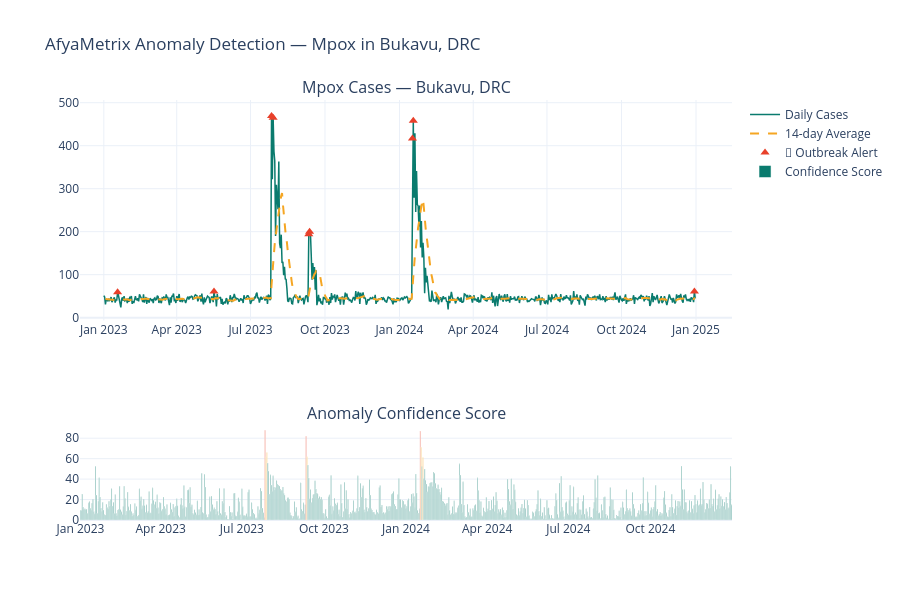

Notebook code cell kept with this figure:
### Code cell
# ========================================
# VIEW TOP ALERTS
# ========================================

# Show the most critical outbreak alerts
print("🚨 TOP 20 OUTBREAK ALERTS (Highest Confidence):\n")

top_alerts = df[df['outbreak_alert']].nlargest(20, 'anomaly_confidence')[
    ['date', 'country', 'region', 'disease', 'cases', 
     'rolling_mean_14d', 'zscore', 'if_score', 
     'anomaly_confidence', 'confidence_tier']
].reset_index(drop=True)

# Add a column showing how many times above normal this is
top_alerts['times_above_normal'] = (
    top_alerts['cases'] / top_alerts['rolling_mean_14d']
).round(1)

print(top_alerts.to_string())

# ========================================
# VISUALIZE ONE OUTBREAK
# ========================================

# Let's visualize the highest confidence alert to see what it looks like
top_alert = top_alerts.iloc[0]
country = top_alert['country']
region = top_alert['region']  
disease = top_alert['disease']

print(f"\n📈 Visualizing: {disease} in {region}, {country}")

# Filter data for just this combination
viz_data = df[
    (df['country'] == country) & 
    (df['region'] == region) & 
    (df['disease'] == disease)
].copy()

# Create the chart
fig = make_subplots(
    rows=2, cols=1,
    subplot_titles=[
        f'{disease} Cases — {region}, {country}',
        'Anomaly Confidence Score'
    ],
    row_heights=[0.7, 0.3]
)

# Main case count line
fig.add_trace(
    go.Scatter(
        x=viz_data['date'], 
        y=viz_data['cases'],
        mode='lines',
        name='Daily Cases',
        line=dict(color='#0A7B6E', width=1.5)
    ),
    row=1, col=1
)

# Rolling average line
fig.add_trace(
    go.Scatter(
        x=viz_data['date'],
        y=viz_data['rolling_mean_14d'],
        mode='lines',
        name='14-day Average',
        line=dict(color='#F5A623', width=2, dash='dash')
    ),
    row=1, col=1
)

# Highlight outbreak alert points in red
alerts_viz = viz_data[viz_data['outbreak_alert']]
fig.add_trace(
    go.Scatter(
        x=alerts_viz['date'],
        y=alerts_viz['cases'],
        mode='markers',
        name='🚨 Outbreak Alert',
        marker=dict(color='#E8402A', size=8, symbol='triangle-up')
    ),
    row=1, col=1
)

# Confidence score bar chart
fig.add_trace(
    go.Bar(
        x=viz_data['date'],
        y=viz_data['anomaly_confidence'],
        name='Confidence Score',
        marker_color=np.where(
            viz_data['anomaly_confidence'] > 80, '#E8402A',
            np.where(viz_data['anomaly_confidence'] > 60, '#F5A623', '#0A7B6E')
        )
    ),
    row=2, col=1
)

fig.update_layout(
    height=600,
    title=f'AfyaMetrix Anomaly Detection — {disease} in {region}, {country}',
    template='plotly_white',
    showlegend=True
)

fig.show()

### Figure 1 — Plotly figure (JSON) as saved in the notebook; plotly's stock layout.template omitted (floating-point values rounded to 4 significant figures; data arrays with more than 128 entries replaced by an {"elided": "..."} marker saying what was removed)
{"data": [{"line": {"color": "#0A7B6E", "width": 1.5}, "mode": "lines", "name": "Daily Cases", "type": "scatter", "x": {"elided": "731 str values"}, "xaxis": "x", "y": {"elided": "731 int values"}, "yaxis": "y"}, {"line": {"color": "#F5A623", "dash": "dash", "width": 2}, "mode": "lines", "name": "14-day Average", "type": "scatter", "x": {"elided": "731 str values"}, "xaxis": "x", "y": {"elided": "731 float values"}, "yaxis": "y"}, {"marker": {"color": "#E8402A", "size": 8, "symbol": "triangle-up"}, "mode": "markers", "name": "🚨 Outbreak Alert", "type": "scatter", "x": ["2023-01-18T00:00:00.000000000", "2023-05-17T00:00:00.000000000", "2023-07-27T00:00:00.000000000", "2023-07-29T00:00:00.000000000", "2023-09-11T00:00:00.000000000", "2023-09-12T00:00:00.000000000", "2024-01-17T00:00:00.000000000", "2024-01-18T00:00:00.000000000", "2024-12-30T00:00:00.000000000"], "xaxis": "x", "y": [59, 61, 469, 465, 194, 200, 417, 458, 61], "yaxis": "y"}, {"marker": {"color": {"elided": "731 str values"}}, "name": "Confidence Score", "type": "bar", "x": {"elided": "731 str values"}, "xaxis": "x2", "y": {"elided": "731 float values"}, "yaxis": "y2"}], "layout": {"annotations": [{"font": {"size": 16}, "showarrow": false, "text": "Mpox Cases — Bukavu, DRC", "x": 0.5, "xanchor": "center", "xref": "paper", "y": 1.0, "yanchor": "bottom", "yref": "paper"}, {"font": {"size": 16}, "showarrow": false, "text": "Anomaly Confidence Score", "x": 0.5, "xanchor": "center", "xref": "paper", "y": 0.225, "yanchor": "bottom", "yref": "paper"}], "height": 600, "showlegend": true, "title": {"text": "AfyaMetrix Anomaly Detection — Mpox in Bukavu, DRC"}, "xaxis": {"anchor": "y", "domain": [0, 1]}, "xaxis2": {"anchor": "y2", "domain": [0, 1]}, "yaxis": {"anchor": "x", "domain": [0.475, 1.0]}, "yaxis2": {"anchor": "x2", "domain": [0, 0.225]}}}
